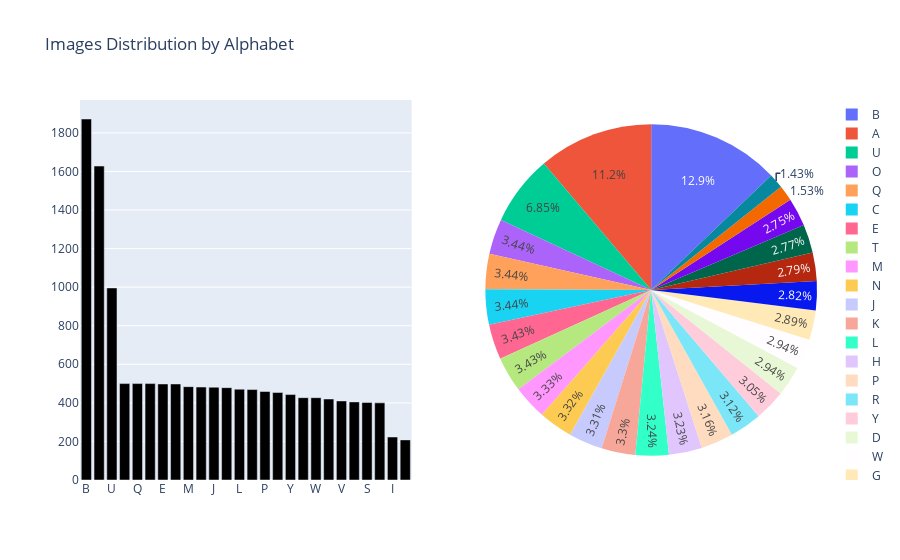

Write notebook code for a chart like this one.
### Code cell
# Visualize distribution of classes
fig = make_subplots(rows=1, cols=2, specs=[[{"type": "bar"}, {"type": "pie"}]])
# Bar plot
fig.add_trace(go.Bar(x=data['label'].value_counts().index, y=data['label'].value_counts().to_numpy(),
                     marker_color=sns.color_palette('pastel'), showlegend=False),
              row=1, col=1)

# Pie chart
fig.add_trace(go.Pie(values=data['label'].value_counts().to_numpy(), labels=data['label'].value_counts().index,
                     marker=dict(colors=sns.color_palette('pastel'))),
              row=1, col=2)

fig.update_layout(title_text='Images Distribution by Alphabet')
fig.show()

### Figure 1 — Plotly figure (JSON) as saved in the notebook; plotly's stock layout.template omitted (floating-point values rounded to 4 significant figures)
{"data": [{"marker": {"color": [[0.6314, 0.7882, 0.9569], [1, 0.7059, 0.5098], [0.5529, 0.898, 0.6314], [1, 0.6235, 0.6078], [0.8157, 0.7333, 1], [0.8706, 0.7333, 0.6078], [0.9804, 0.6902, 0.8941], [0.8118, 0.8118, 0.8118], [1, 0.9961, 0.6392], [0.7255, 0.949, 0.9412]]}, "showlegend": false, "type": "bar", "x": ["B", "A", "U", "O", "Q", "C", "E", "T", "M", "N", "J", "K", "L", "H", "P", "R", "Y", "D", "W", "G", "V", "X", "S", "Z", "I", "F"], "xaxis": "x", "y": [1872, 1628, 996, 500, 500, 500, 498, 498, 484, 482, 481, 479, 471, 469, 459, 454, 443, 427, 427, 420, 410, 405, 402, 400, 223, 208], "yaxis": "y"}, {"domain": {"x": [0.55, 1], "y": [0, 1]}, "labels": ["B", "A", "U", "O", "Q", "C", "E", "T", "M", "N", "J", "K", "L", "H", "P", "R", "Y", "D", "W", "G", "V", "X", "S", "Z", "I", "F"], "marker": {"colors": [[0.6314, 0.7882, 0.9569], [1, 0.7059, 0.5098], [0.5529, 0.898, 0.6314], [1, 0.6235, 0.6078], [0.8157, 0.7333, 1], [0.8706, 0.7333, 0.6078], [0.9804, 0.6902, 0.8941], [0.8118, 0.8118, 0.8118], [1, 0.9961, 0.6392], [0.7255, 0.949, 0.9412]]}, "type": "pie", "values": [1872, 1628, 996, 500, 500, 500, 498, 498, 484, 482, 481, 479, 471, 469, 459, 454, 443, 427, 427, 420, 410, 405, 402, 400, 223, 208]}], "layout": {"title": {"text": "Images Distribution by Alphabet"}, "xaxis": {"anchor": "y", "domain": [0, 0.45]}, "yaxis": {"anchor": "x", "domain": [0, 1]}}}
